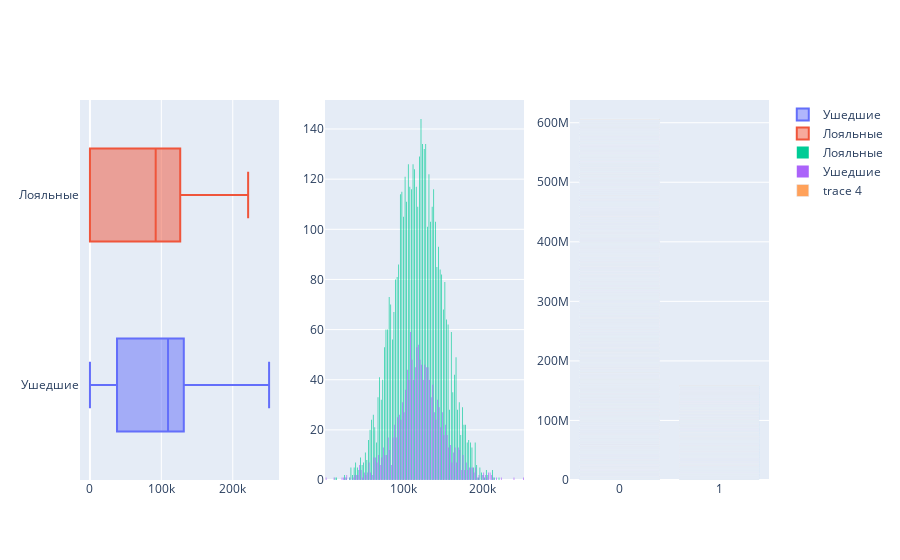

The notebook cell saved with this chart:
### Code cell
fig = make_subplots(rows=1, cols=3)
fig.add_trace(go.Box(x=exited_1, name='Ушедшие'), row=1, col=1)
fig.add_trace(go.Box(x=exited_0, name='Лояльные'), row=1, col=1)
fig.add_trace(go.Histogram(x=nozero_balance['Balance'][nozero_balance['Exited'] == 0], name='Лояльные'), row=1, col=2)
fig.add_trace(go.Histogram(x=nozero_balance['Balance'][nozero_balance['Exited'] == 1], name='Ушедшие'), row=1, col=2)
fig.add_trace(go.Bar(y=churn_data['Balance'].value_counts().index, x=churn_data['Exited']), row=1, col=3)

fig.show()

### Figure 1 — Plotly figure (JSON) as saved in the notebook; plotly's stock layout.template omitted (floating-point values rounded to 4 significant figures; data arrays with more than 128 entries replaced by an {"elided": "..."} marker saying what was removed)
{"data": [{"name": "Ушедшие", "type": "box", "x": {"elided": "2037 float values"}, "xaxis": "x", "yaxis": "y"}, {"name": "Лояльные", "type": "box", "x": {"elided": "7963 float values"}, "xaxis": "x", "yaxis": "y"}, {"name": "Лояльные", "type": "histogram", "x": {"elided": "4846 float values"}, "xaxis": "x2", "yaxis": "y2"}, {"name": "Ушедшие", "type": "histogram", "x": {"elided": "1537 float values"}, "xaxis": "x2", "yaxis": "y2"}, {"type": "bar", "x": {"elided": "10000 int values"}, "xaxis": "x3", "y": {"elided": "6382 float values"}, "yaxis": "y3"}], "layout": {"xaxis": {"anchor": "y", "domain": [0, 0.2889]}, "xaxis2": {"anchor": "y2", "domain": [0.3556, 0.6444]}, "xaxis3": {"anchor": "y3", "domain": [0.7111, 1]}, "yaxis": {"anchor": "x", "domain": [0, 1]}, "yaxis2": {"anchor": "x2", "domain": [0, 1]}, "yaxis3": {"anchor": "x3", "domain": [0, 1]}}}
